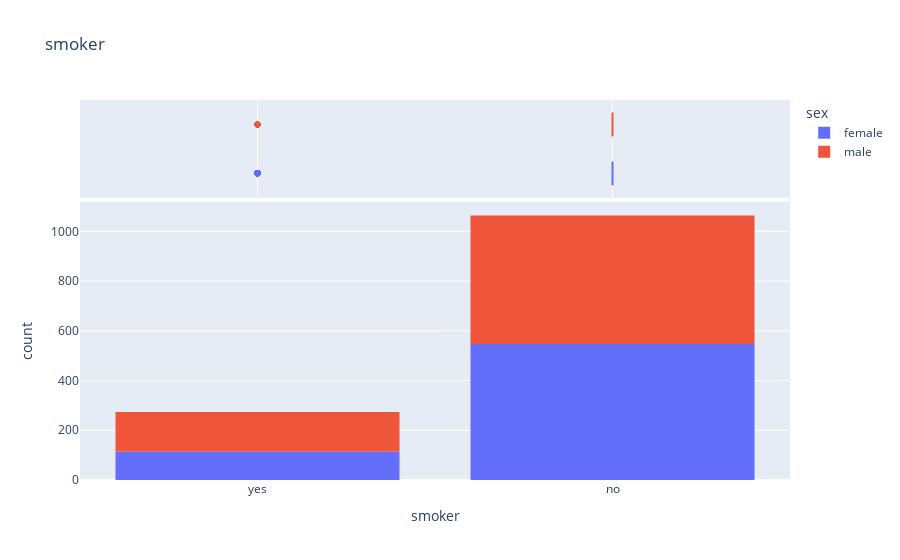

Write notebook code for a chart like this one.
### Code cell
px.histogram(df, 
                   x='smoker', 
                   marginal='box', 
                   color='sex', 
                   title='smoker')

### Figure 1 — Plotly figure (JSON) as saved in the notebook; plotly's stock layout.template omitted (floating-point values rounded to 4 significant figures; data arrays with more than 128 entries replaced by an {"elided": "..."} marker saying what was removed)
{"data": [{"alignmentgroup": "True", "bingroup": "x", "hovertemplate": "sex=female<br>smoker=%{x}<br>count=%{y}<extra></extra>", "legendgroup": "female", "marker": {"color": "#636efa", "pattern": {"shape": ""}}, "name": "female", "offsetgroup": "female", "orientation": "v", "showlegend": true, "type": "histogram", "x": {"elided": "662 str values"}, "xaxis": "x", "yaxis": "y"}, {"alignmentgroup": "True", "hovertemplate": "sex=female<br>smoker=%{x}<extra></extra>", "legendgroup": "female", "marker": {"color": "#636efa"}, "name": "female", "notched": true, "offsetgroup": "female", "showlegend": false, "type": "box", "x": {"elided": "662 str values"}, "xaxis": "x2", "yaxis": "y2"}, {"alignmentgroup": "True", "bingroup": "x", "hovertemplate": "sex=male<br>smoker=%{x}<br>count=%{y}<extra></extra>", "legendgroup": "male", "marker": {"color": "#EF553B", "pattern": {"shape": ""}}, "name": "male", "offsetgroup": "male", "orientation": "v", "showlegend": true, "type": "histogram", "x": {"elided": "676 str values"}, "xaxis": "x", "yaxis": "y"}, {"alignmentgroup": "True", "hovertemplate": "sex=male<br>smoker=%{x}<extra></extra>", "legendgroup": "male", "marker": {"color": "#EF553B"}, "name": "male", "notched": true, "offsetgroup": "male", "showlegend": false, "type": "box", "x": {"elided": "676 str values"}, "xaxis": "x2", "yaxis": "y2"}], "layout": {"autosize": true, "barmode": "relative", "legend": {"title": {"text": "sex"}, "tracegroupgap": 0}, "title": {"text": "smoker"}, "xaxis": {"anchor": "y", "autorange": true, "domain": [0, 1], "range": [-0.5, 1.5], "title": {"text": "smoker"}, "type": "category"}, "xaxis2": {"anchor": "y2", "autorange": true, "domain": [0, 1], "matches": "x", "range": [-0.5, 1.5], "showgrid": true, "showticklabels": false, "type": "category"}, "yaxis": {"anchor": "x", "autorange": true, "domain": [0, 0.7326], "range": [0, 1120], "title": {"text": "count"}}, "yaxis2": {"anchor": "x2", "autorange": true, "domain": [0.7426, 1], "matches": "y2", "range": [-0.5, 1.5], "showgrid": false, "showline": false, "showticklabels": false, "ticks": "", "type": "category"}}}
